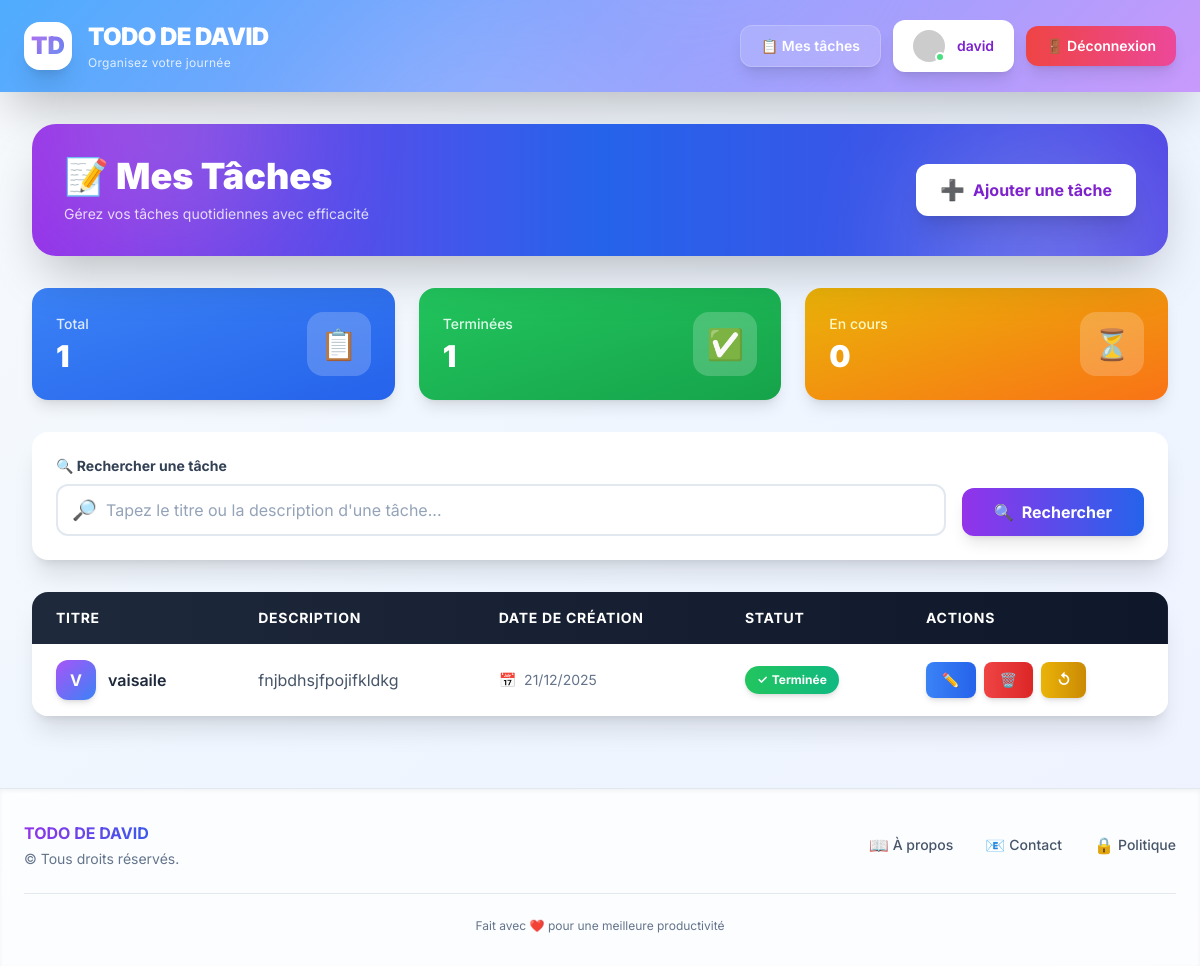
The app's page / (signed in) with its own data.
### todo/models.py (models this page shows, shortened)
class Task(models.Model):
    titre = models.CharField(max_length=200)
    description = models.CharField(max_length=2000)
    date_creation = models.DateField(auto_now_add=True)
    completed = models.BooleanField(default=False)
    proprio = models.ForeignKey(User,related_name='task', on_delete=models.CASCADE)

### todo/views.py (the view)
# urls.py: path("", list_task, name='list_task'),
@login_required(login_url="login_user")
def list_task (request):
    user = request.user
    tasks = Task.objects.filter(proprio=request.user).order_by('date_creation')
    total_tasks = tasks.count()
    completeds_tasks = tasks.filter(completed = True).count()
    pending_tasks = tasks.filter(completed = False).count()
    query = request.GET.get("recherche")
    if query :
        tasks = tasks.filter(titre__icontains=query)
    context = {
        'tasks': tasks,
        'total_tasks': total_tasks,
        'completed_tasks': completeds_tasks,
        'pending_tasks': pending_tasks,
        'query':query,
    }
    return render(request, 'todo/task.html', context)

### todo/templates/todo/task.html (shortened to what this page needs)
{% extends 'todo/base.html' %} {% load static %} {% block content %}
<div class="max-w-7xl mx-auto px-4 sm:px-6 lg:px-8 py-6 sm:py-8">
  <div
    class="bg-gradient-to-r from-purple-600 via-blue-600 to-indigo-600 rounded-2xl sm:rounded-3xl shadow-2xl p-6 sm:p-8 mb-6 sm:mb-8 relative overflow-hidden"
  >
    <div class="absolute inset-0 opacity-20">
      <div
        class="absolute bottom-0 left-0 w-40 h-40 sm:w-64 sm:h-64 bg-pink-300 rounded-full filter blur-3xl"
      ></div>
    </div>
    <div
      class="relative z-10 flex flex-col sm:flex-row justify-between items-start sm:items-center gap-4"
    >
      <div>
        <h1 class="text-2xl sm:text-3xl lg:text-4xl font-black text-white mb-2">
          📝 Mes Tâches
        </h1>
        <p class="text-white/80 text-xs sm:text-sm">
          Gérez vos tâches quotidiennes avec efficacité
        </p>
      </div>
      <a
        href="{% url 'list_create' %}"
        class="action-btn w-full sm:w-auto px-6 py-3 bg-white text-purple-700 hover:bg-gradient-to-r hover:from-white hover:to-purple-50 rounded-xl font-bold transition shadow-xl flex items-center justify-center gap-2"
      >
        <span class="text-xl">➕</span>
        <span>Ajouter une tâche</span>
      </a>
    </div>
  </div>
  <div
    class="grid grid-cols-1 sm:grid-cols-2 lg:grid-cols-3 gap-4 sm:gap-6 mb-6 sm:mb-8"
  >
    <div
      class="bg-gradient-to-br from-blue-500 to-blue-600 rounded-xl sm:rounded-2xl p-5 sm:p-6 text-white shadow-lg"
    >
      <div class="flex items-center justify-between">
        <div>
          <p class="text-blue-100 text-xs sm:text-sm font-medium mb-1">Total</p>
          <p class="text-2xl sm:text-3xl font-black">{{ total_tasks }}</p>
        </div>
        <div
          class="w-12 h-12 sm:w-16 sm:h-16 bg-white/20 rounded-xl sm:rounded-2xl flex items-center justify-center text-2xl sm:text-3xl"
        >
          📋
        </div>
      </div>
    </div>
    <div
      class="bg-gradient-to-br from-green-500 to-green-600 rounded-xl sm:rounded-2xl p-5 sm:p-6 text-white shadow-lg"
    >
      <div class="flex items-center justify-between">
        <div>
          <p class="text-green-100 text-xs sm:text-sm font-medium mb-1">
            Terminées
          </p>
          <p class="text-2xl sm:text-3xl font-black">{{ completed_tasks }}</p>
        </div>
        <div
          class="w-12 h-12 sm:w-16 sm:h-16 bg-white/20 rounded-xl sm:rounded-2xl flex items-center justify-center text-2xl sm:text-3xl"
        >
          ✅
        </div>
      </div>
    </div>
    <div
      class="bg-gradient-to-br from-yellow-500 to-orange-500 rounded-xl sm:rounded-2xl p-5 sm:p-6 text-white shadow-lg sm:col-span-2 lg:col-span-1"
    >
      <div class="flex items-center justify-between">
        <div>
          <p class="text-yellow-100 text-xs sm:text-sm font-medium mb-1">
            En cours
          </p>
          <p class="text-2xl sm:text-3xl font-black">{{ pending_tasks }}</p>
        </div>
        <div
          class="w-12 h-12 sm:w-16 sm:h-16 bg-white/20 rounded-xl sm:rounded-2xl flex items-center justify-center text-2xl sm:text-3xl"
        >
          ⏳
        </div>
      </div>
    </div>
  </div>
  <div class="bg-white rounded-2xl shadow-xl p-6 mb-6 sm:mb-8">
    <form method="GET" class="flex flex-col sm:flex-row gap-4 items-start sm:items-end">
      <div class="flex-1 w-full">
        <label for="recherche" class="block text-sm font-bold text-slate-700 mb-2">
          🔍 Rechercher une tâche
        </label>
        <div class="relative">
          <input
            type="search"
            name="recherche"
            id="recherche"
            placeholder="Tapez le titre ou la description d'une tâche..."
            value="{{ query|default:'' }}"
            class="search-input w-full px-4 py-3 pl-12 border-2 border-slate-200 rounded-xl focus:border-purple-500 transition-all duration-200 text-slate-700 placeholder-slate-400"
          />
          <span class="absolute left-4 top-1/2 transform -translate-y-1/2 text-slate-400 text-xl">
            🔎
          </span>
        </div>
      </div>
      <button
        type="submit"
        class="action-btn w-full sm:w-auto px-8 py-3 bg-gradient-to-r from-purple-600 to-blue-600 hover:from-purple-700 hover:to-blue-700 text-white rounded-xl font-bold transition shadow-lg flex items-center justify-center gap-2"
      >
        <span>🔍</span>
        <span>Rechercher</span>
      </button>
    </form>
  </div>
  <div class="hidden lg:block bg-white rounded-2xl shadow-xl overflow-hidden">
    <div class="overflow-x-auto">
      <table class="min-w-full">
        <thead>
          <tr class="bg-gradient-to-r from-slate-800 to-slate-900 text-white">
            <th
              class="px-6 py-4 text-left text-sm font-bold uppercase tracking-wider"
            >
              Titre
            </th>
            <th
              class="px-6 py-4 text-left text-sm font-bold uppercase tracking-wider"
            >
              Description
            </th>
            <th
              class="px-6 py-4 text-left text-sm font-bold uppercase tracking-wider"
            >
              Date de création
            </th>
            <th
              class="px-6 py-4 text-left text-sm font-bold uppercase tracking-wider"
            >
              Statut
            </th>
            <th
              class="px-6 py-4 text-left text-sm font-bold uppercase tracking-wider"
            >
              Actions
            </th>
          </tr>
        </thead>
        <tbody class="divide-y divide-slate-100">
          {% for task in tasks %}
          <tr
            class="task-row bg-white hover:bg-gradient-to-r hover:from-slate-50 hover:to-blue-50"
          >
            <td class="px-6 py-4">
              <div class="flex items-center gap-3">
                <div
                  class="w-10 h-10 bg-gradient-to-br from-purple-500 to-blue-500 rounded-xl flex items-center justify-center text-white font-bold shadow-md"
                >
                  {{ task.titre|first|upper }}
                </div>
                <span class="font-semibold text-slate-800"
                  >{{ task.titre }}</span
                >
              </div>
            </td>
            <td class="px-6 py-4 text-slate-600">
              {{ task.description|truncatewords:10 }}
            </td>
            <td class="px-6 py-4 text-slate-500 text-sm">
              <div class="flex items-center gap-2">
                <span>📅</span>
                <span>{{ task.date_creation|date:"d/m/Y" }}</span>
              </div>
            </td>
            <td class="px-6 py-4">
              {% if task.completed %}
              <span
                class="status-badge inline-flex items-center gap-1 px-3 py-1.5 bg-gradient-to-r from-green-500 to-emerald-500 text-white rounded-full text-xs font-bold shadow-md"
              >
                <span>✓</span>
                <span>Terminée</span>
              </span>
              {% endif %}
            </td>
            <td class="px-6 py-4">
              <div class="flex gap-2">
                <a
                  href="{% url 'list_update' task.id %}"
                  class="action-btn px-4 py-2 bg-gradient-to-r from-blue-500 to-blue-600 hover:from-blue-600 hover:to-blue-700 text-white rounded-lg text-sm font-semibold shadow-md"
                  title="Modifier"
                >
                  ✏️
                </a>
                <a
                  href="{% url 'delete_task' task.id %}"
                  class="action-btn px-4 py-2 bg-gradient-to-r from-red-500 to-red-600 hover:from-red-600 hover:to-red-700 text-white rounded-lg text-sm font-semibold shadow-md"
                  title="Supprimer"
                >
                  🗑️
                </a>
                {% if not task.completed %}
                <a
                  href="{% url 'completed_task' task.id %}"
                  class="action-btn px-4 py-2 bg-gradient-to-r from-green-500 to-green-600 hover:from-green-600 hover:to-green-700 text-white rounded-lg text-sm font-semibold shadow-md"
                  title="Marquer comme terminée"
                >
                  ✓
                </a>
                {% else %}
                <a
                  href="{% url 'nocompleted_task' task.id %}"
                  class="action-btn px-4 py-2 bg-gradient-to-r from-yellow-500 to-yellow-600 hover:from-yellow-600 hover:to-yellow-700 text-white rounded-lg text-sm font-semibold shadow-md"
                  title="Marquer comme non terminée"
                >
                  <span>↺</span>
                </a>
                {% endif %}
              </div>
            </td>
          </tr>
          {% endfor %}
        </tbody>
      </table>
    </div>
  </div>
</div>
{% endblock %}

### todo/templates/todo/base.html (shortened to what this page needs)
<!DOCTYPE html>
<html lang="fr">
  <head>
    <script src="https://cdn.tailwindcss.com"></script>
  </head>
  <body class="min-h-screen flex flex-col bg-gradient-to-br from-slate-50 via-blue-50 to-indigo-50">
    <header class="animated-gradient text-white shadow-2xl relative overflow-hidden">
      <div class="absolute inset-0 opacity-10">
        <div class="absolute top-0 left-1/4 w-64 h-64 sm:w-96 sm:h-96 bg-white rounded-full filter blur-3xl"></div>
        <div class="absolute bottom-0 right-1/4 w-64 h-64 sm:w-96 sm:h-96 bg-purple-300 rounded-full filter blur-3xl"></div>
      </div>
      <div class="max-w-7xl mx-auto px-4 sm:px-6 py-4 sm:py-5 flex items-center justify-between relative z-10">
        <div class="flex items-center space-x-2 sm:space-x-4">
          <div class="logo-shine w-10 h-10 sm:w-12 sm:h-12 flex items-center justify-center rounded-xl sm:rounded-2xl bg-white shadow-xl">
            <span class="text-xl sm:text-2xl font-black bg-gradient-to-br from-purple-600 to-blue-600 bg-clip-text text-transparent">
            </span>
          </div>
          <a href="{% url 'list_task' %}" class="group">
            <h1 class="text-lg sm:text-2xl font-black tracking-tight group-hover:scale-105 transition-transform">
              TODO DE DAVID
              <span class="hidden sm:block text-xs font-normal text-white/80 tracking-wide mt-0.5">Organisez votre journée</span>
            </h1>
          </a>
        </div>
        <nav class="hidden lg:flex items-center space-x-3">
          {% if user.is_authenticated %}
          <a
            href="{% url 'list_task' %}"
            class="glass-effect hover-lift px-5 py-2.5 rounded-xl text-sm font-semibold transition shadow-lg"
          >
            📋 Mes tâches
          </a>
          <a
            href="{% url 'profil' %}"
            class="flex items-center gap-3 px-5 py-2.5 bg-white text-purple-700 rounded-xl hover:bg-gradient-to-r hover:from-white hover:to-purple-50 transition shadow-lg hover-lift text-sm font-semibold"
          >
            <div class="relative">
              <img
                src="https://ui-avatars.com/api/?name={{ user.first_name }}+{{ user.last_name }}&background=667eea&color=fff&size=128&bold=true"
                class="w-8 h-8 rounded-full ring-2 ring-white/50"
              />
              <span class="absolute bottom-0 right-0 w-2.5 h-2.5 bg-green-400 rounded-full border-2 border-white"></span>
            </div>
            <span class="font-semibold">
              {{ user.first_name|default:user.username }}
            </span>
          </a>
          <a
            href="{% url 'logout_user' %}"
            class="px-5 py-2.5 bg-gradient-to-r from-red-500 to-pink-500 hover:from-red-600 hover:to-pink-600 rounded-xl text-sm font-semibold transition shadow-lg hover-lift"
          >
            🚪 Déconnexion
          </a>
          {% endif %}
        </nav>
      </div>
    </header>
    <main class="flex-grow">{% block content %} {% endblock %}</main>
    <footer class="bg-white/80 backdrop-blur-sm border-t border-slate-200 mt-10 shadow-inner">
      <div class="max-w-7xl mx-auto px-4 sm:px-6 py-6 sm:py-8">
        <div class="flex flex-col md:flex-row justify-between items-center gap-4 sm:gap-6">
          <div class="text-center md:text-left">
            <p class="text-sm sm:text-base text-slate-700 font-bold mb-1 bg-gradient-to-r from-purple-600 to-blue-600 bg-clip-text text-transparent">
            </p>
            <p class="text-slate-500 text-xs sm:text-sm">
              © {{ now|date:"Y" }} Tous droits réservés.
            </p>
          </div>
          <div class="flex items-center space-x-4 sm:space-x-8">
            <a
              href="#"
              class="text-xs sm:text-sm text-slate-600 hover:text-purple-600 transition font-medium hover:scale-110 transform inline-flex items-center gap-1"
            >
              <span class="text-sm sm:text-base">📖</span>
              <span>À propos</span>
            </a>
            <a
              href="#"
              class="text-xs sm:text-sm text-slate-600 hover:text-purple-600 transition font-medium hover:scale-110 transform inline-flex items-center gap-1"
            >
              <span class="text-sm sm:text-base">📧</span>
              <span>Contact</span>
            </a>
            <a
              href="#"
              class="text-xs sm:text-sm text-slate-600 hover:text-purple-600 transition font-medium hover:scale-110 transform inline-flex items-center gap-1"
            >
              <span class="text-sm sm:text-base">🔒</span>
              <span class="hidden sm:inline">Politique</span>
            </a>
          </div>
        </div>
        <div class="mt-4 sm:mt-6 pt-4 sm:pt-6 border-t border-slate-200 text-center">
          <p class="text-xs text-slate-500">
            Fait avec <span class="text-red-500 animate-pulse">❤️</span> pour une meilleure productivité
          </p>
        </div>
      </div>
    </footer>
  </body>
</html>

### todo/templates/todo/base.html (style rules this page uses)
body { font-family: 'Inter', sans-serif; }
.animated-gradient { background: linear-gradient(-45deg, #667eea, #764ba2, #f093fb, #4facfe); background-size: 400% 400%; animation: gradientShift 15s ease infinite; }
.glass-effect { background: rgba(255, 255, 255, 0.15); backdrop-filter: blur(10px); border: 1px solid rgba(255, 255, 255, 0.2); }
.hover-lift { transition: all 0.3s cubic-bezier(0.4, 0, 0.2, 1); }
.logo-shine { position: relative; overflow: hidden; }
.logo-shine::after { content: ''; position: absolute; top: -50%; left: -50%; width: 200%; height: 200%; background: linear-gradient(45deg, transparent, rgba(255,255,255,0.3), transparent); animation: shine 3s infinite; }

### todo/templates/todo/task.html (style rules this page uses)
.task-row { transition: all 0.3s cubic-bezier(0.4, 0, 0.2, 1); }
.status-badge { animation: fadeIn 0.5s ease-in; }
.action-btn { transition: all 0.2s ease; }

### records on screen
Task: titre|first "V", titre "vaisaile", description "fnjbdhsjfpojifkldkg", date_creation "21/12/2025", completed "Terminée"

### other values on screen
{{ user.first_name|default:user.username }} "david"
{{ total_tasks }} "1"
{{ completed_tasks }} "1"
{{ pending_tasks }} "0"
